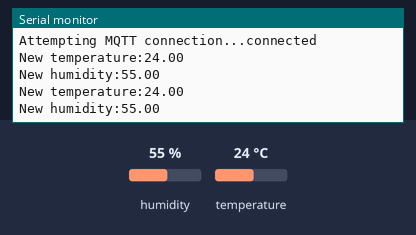
Bench run of a sketch on a simulated ESP8266 (NodeMCU). Parts: the last lines printed to the serial monitor. The test bench sets the inputs (shaded band); at power-on: humidity 55 %, temperature 24 °C. WiFi joins after 1.5 s; servers stay silent unless stated; no MQTT or app messages arrive unless stated.

Above: at 2.7 s.
2.8 s: humidity set to 22 %
At 5.4 s:
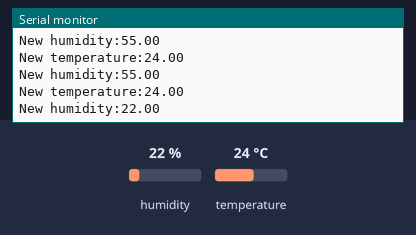
6.6 s: temperature set to 12 °C
At 7.4 s:
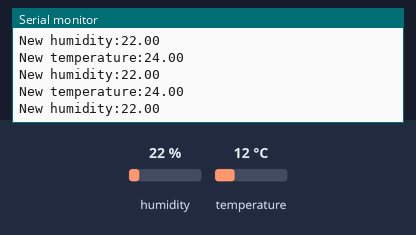
10.4 s: humidity set to 40 %
At 11.4 s:
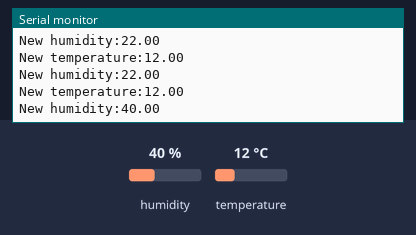
Timing chart, 0 to 13.4 s (numbered marks = the images above; inputs shaded):
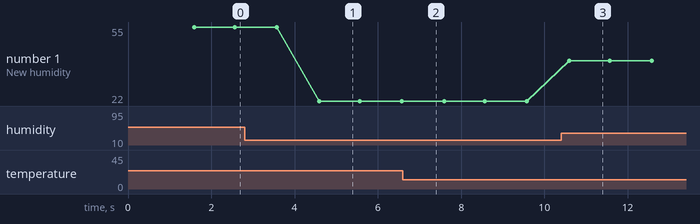

The sketch:

fromMtoHA.ino
```cpp
#include <ESP8266WiFi.h>
#include <Wire.h>
#include <PubSubClient.h>

#define wifi_ssid "Ayoub"
#define wifi_password "Ayoub1927"

#define mqtt_server "192.168.0.113"
#define mqtt_user "mqttuser"
#define mqtt_password "Ayoub1927"

#define humidity_topic "sensor/humidity"
#define temperature_topic "sensor/temperature"


#include "DHT.h"
#define DHTPIN D2     // Digital pin connected to the DHT sensor
#define DHTTYPE DHT11   // DHT 11

DHT dht(DHTPIN, DHTTYPE);


WiFiClient espClient;
PubSubClient client(espClient);

void setup() {
  Serial.begin(115200);
  setup_wifi();
  client.setServer(mqtt_server, 1883);
  // Start sensor
  dht.begin();
}

void setup_wifi() {
  delay(10);
  // We start by connecting to a WiFi network
  Serial.println();
  Serial.print("Connecting to ");
  Serial.println(wifi_ssid);

  WiFi.begin(wifi_ssid, wifi_password);

  while (WiFi.status() != WL_CONNECTED) {
    delay(500);
    Serial.print(".");
  }

  Serial.println("");
  Serial.println("WiFi connected");
  Serial.println("IP address: ");
  Serial.println(WiFi.localIP());
}

void reconnect() {
  // Loop until we're reconnected
  while (!client.connected()) {
    Serial.print("Attempting MQTT connection...");
    // Attempt to connect
    // If you do not want to use a username and password, change next line to
    // if (client.connect("ESP8266Client")) {
    if (client.connect("ESP8266Client", mqtt_user, mqtt_password)) {
      Serial.println("connected");
    } else {
      Serial.print("failed, rc=");
      Serial.print(client.state());
      Serial.println(" try again in 5 seconds");
      // Wait 5 seconds before retrying
      delay(5000);
    }
  }
}

long lastMsg = 0;
float temp = 0.0;
float hum = 0.0;
float diff = 1.0;

void loop() {
  if (!client.connected()) {
    reconnect();
  }
  client.loop();

  long now = millis();
  if (now - lastMsg > 1000) {
    lastMsg = now;

    float newTemp = dataTemp();
    int newHum = dataHumidity();

      Serial.print("New temperature:");
      Serial.println(String(dht.readTemperature()).c_str());
      client.publish(temperature_topic, String(dht.readTemperature()).c_str(), true);
      Serial.print("New humidity:");
      Serial.println(String(dht.readHumidity()).c_str());
      client.publish(humidity_topic, String(dht.readHumidity()).c_str(), true);
  }
}


int dataHumidity() {
  int h = dht.readHumidity();
  return h;
}

float dataTemp(){
  float t = dht.readTemperature();
  return t;
}
```

Measured:
- after the input at 2.8 s, the serial monitor: prints a new line after 1.8 s (image 1)
- after the input at 10.4 s, the serial monitor: prints a new line after 0.20 s (image 3)
- plotted number 1: 55 → 22 after the input at 2.8 s, 22 → 40 after the input at 10.4 s
